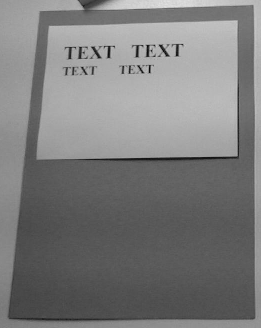
#> input picture examples/image.png, 261 x 328 px, found by its file name
$ python image01_preparation.py   (older library calls are emulated)
#> lines starting #> are read from the running program, lines starting #| are printed output that depends on the picture; after the words box and inside, x2 and y2 are one past the last pixel; in counts of white or black regions, pixels touching at a corner belong together
import os
import numpy as np
import scipy as sp;from scipy import misc
import matplotlib.pyplot as plt
import skgtimage as skgti


input_dir="Database/image01/FullDetails/"
output_dir="Database/image01/truth"


image=sp.misc.imread(os.path.join(input_dir,"image.png"))
#> image is the input picture: shape (328, 261); min 6, max 225, mean 124.5
roi=sp.misc.imread(os.path.join(input_dir,"region_file.png"))
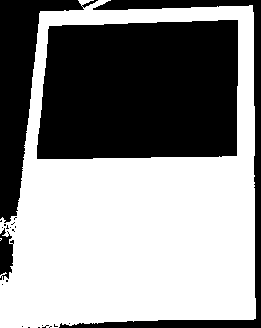
#> input picture examples/save/region_file.png, 261 x 328 px, found by its file name
#> roi is the input picture: shape (328, 261); 55.4% white; 23 black regions (19 under 20 px), largest, box (x1, y1, x2, y2) and area: (37, 20, 238, 159) 26202, (0, 0, 98, 223) 6834, (59, 0, 261, 328) 4600, (0, 228, 14, 280) 504
ref_roi=255*sp.ndimage.morphology.binary_dilation(roi,iterations=10).astype(np.uint8)
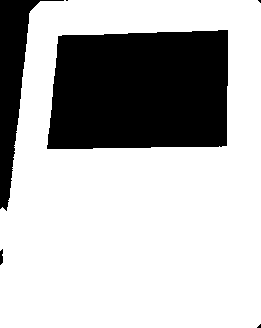
#> ref_roi: shape (328, 261); 71.7% white; 6 black regions (3 under 20 px), largest, box (x1, y1, x2, y2) and area: (47, 30, 228, 149) 20015, (0, 0, 64, 211) 4189, (0, 249, 3, 265) 40


r_file=sp.misc.imread(os.path.join(input_dir,"region_file.png"))
r_text=sp.misc.imread(os.path.join(input_dir,"region_text.png"))
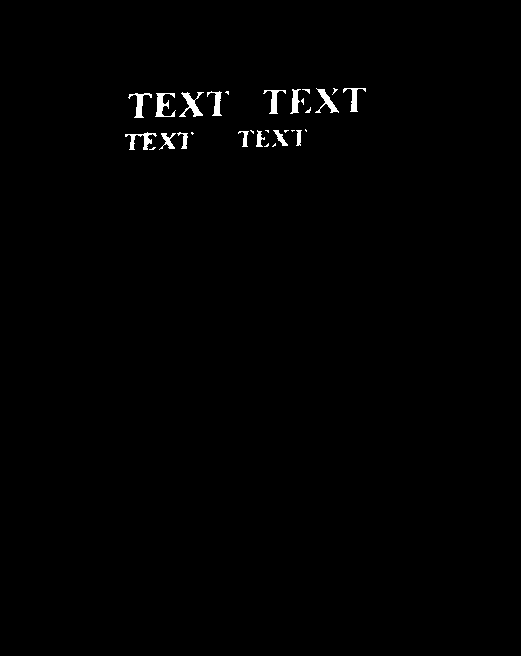
#> input picture skgtimage/utils/tests/data_gray/truth/region_text.png, 521 x 656 px, found by its file name
#> r_text is the input picture: shape (656, 521); 0.69% white; 29 white regions (14 under 20 px), largest, box (x1, y1, x2, y2) and area: (179, 92, 204, 117) 239, (155, 93, 176, 117) 225, (125, 132, 157, 150) 202
r_paper=sp.misc.imread(os.path.join(input_dir,"region_paper.png"))
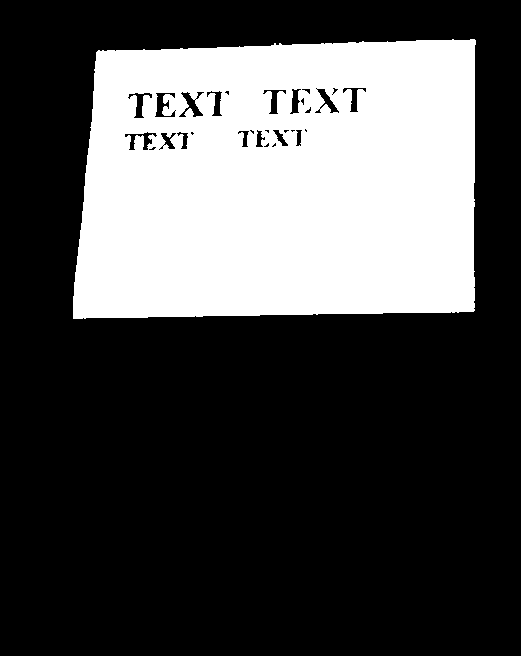
#> input picture skgtimage/utils/tests/data_gray/truth/region_paper.png, 521 x 656 px, found by its file name
#> r_paper is the input picture: shape (656, 521); 30.1% white; 1 white region, box (x1, y1, x2, y2) and area: (73, 39, 476, 319) 103016

#> (the run stopped early here; a loop or call above may not have finished)
